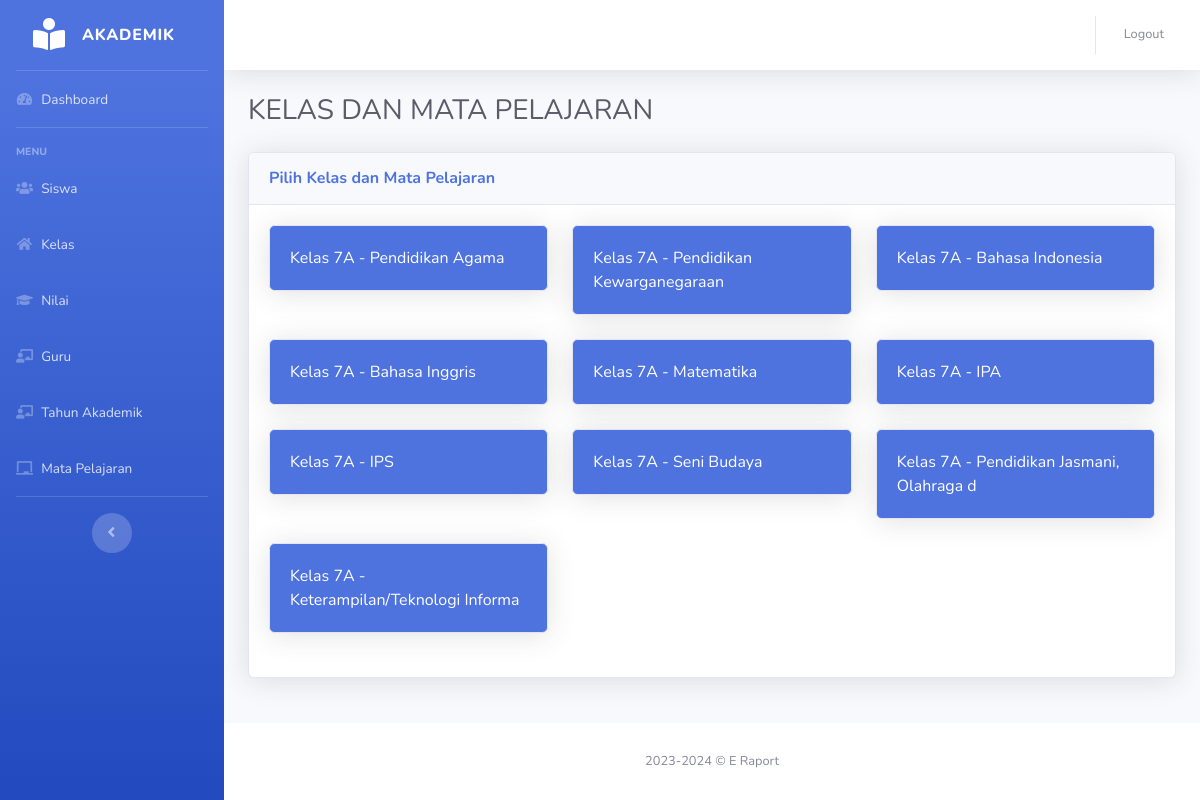
Page /nilai/tampil-siswa.php on the committed database.
### tables this page shows
CREATE TABLE `kelas` (
  `id_kelas` int(11) NOT NULL,
  `nama_kelas` varchar(30) NOT NULL,
  `wali_kelas` varchar(100) DEFAULT NULL
);

CREATE TABLE `mata_pelajaran` (
  `kd_mp` int(11) NOT NULL,
  `nama_mp` varchar(30) DEFAULT NULL
);

### nilai/tampil-siswa.php (the view, shortened to what this page needs)
<?php
$db = dbConnect();
if ($db->connect_errno == 0) {
    $query_kelas = "SELECT id_kelas, nama_kelas FROM kelas";
    $result_kelas = $db->query($query_kelas);
    $query_mapel = "SELECT kd_mp, nama_mp FROM mata_pelajaran";
    $result_mapel = $db->query($query_mapel);
}
?>
<!DOCTYPE html>
<html lang="en">
<head>
    <link href="../assets/vendor/fontawesome-free/css/all.min.css" rel="stylesheet" type="text/css">
    <link href="../assets/css/sb-admin-2.min.css" rel="stylesheet">
    <link href="../assets/vendor/datatables/dataTables.bootstrap4.min.css" rel="stylesheet">
</head>
<body id="page-top">
    <div id="wrapper">
        <?php include_once("../layout/sidebar.php") ?>
        <div id="content-wrapper" class="d-flex flex-column">
            <div id="content">
                <?php include_once("../layout/topbar.php") ?>
                <div class="container-fluid">
                    <h1 class="h3 mb-4 text-gray-800">KELAS DAN MATA PELAJARAN</h1>
                    <div class="card shadow mb-4">
                        <div class="card-header py-3">
                            <h6 class="m-0 font-weight-bold text-primary">Pilih Kelas dan Mata Pelajaran</h6>
                        </div>
                        <div class="card-body">
                            <div class="row">
                                <?php while ($row_kelas = $result_kelas->fetch_assoc()) { ?>
                                    <?php while ($row_mapel = $result_mapel->fetch_assoc()) { ?>
                                        <div class="col-lg-4 mb-4">
                                            <div class="card bg-primary text-white shadow">
                                                <div class="card-body">
                                                    <a href="tampil-nilai.php?id_kelas=<?= $row_kelas['id_kelas']; ?>&kd_mp=<?= $row_mapel['kd_mp']; ?>" class="text-white">
                                                        <?= $row_kelas['nama_kelas']; ?> - <?= $row_mapel['nama_mp']; ?>
                                                    </a>
                                                </div>
                                            </div>
                                        </div>
                                    <?php } ?>
                                <?php } ?>
                            </div>
                        </div>
                    </div>
                </div>
            </div>
            <?php include_once("../layout/footer.php") ?>
        </div>
    </div>
</body>
</html>

### rows in the picture
kelas: nama_kelas "Kelas 7A"
mata_pelajaran: nama_mp "Pendidikan Agama"
mata_pelajaran: nama_mp "Pendidikan Kewarganegaraan"
mata_pelajaran: nama_mp "Bahasa Indonesia"
mata_pelajaran: nama_mp "Bahasa Inggris"
mata_pelajaran: nama_mp "Matematika"
mata_pelajaran: nama_mp "IPA"
mata_pelajaran: nama_mp "IPS"
mata_pelajaran: nama_mp "Seni Budaya"
mata_pelajaran: nama_mp "Pendidikan Jasmani, Olahraga d"
mata_pelajaran: nama_mp "Keterampilan/Teknologi Informa"
